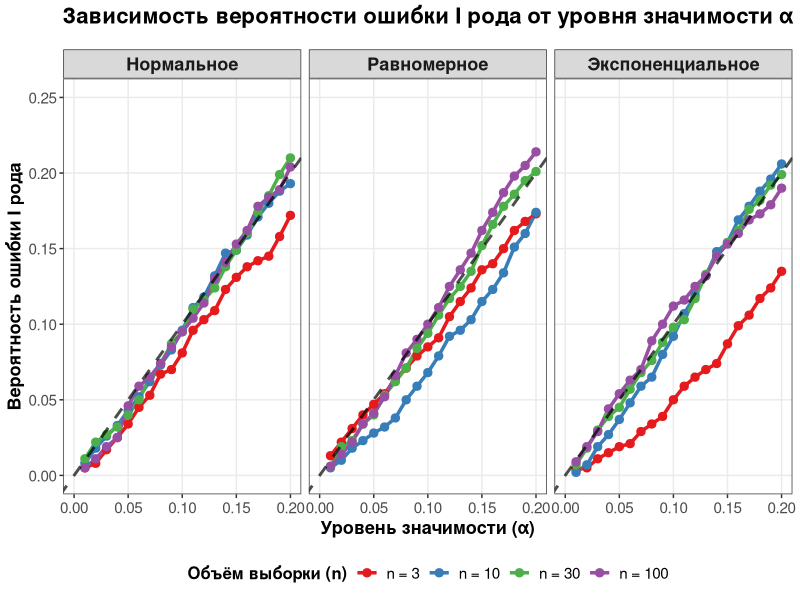
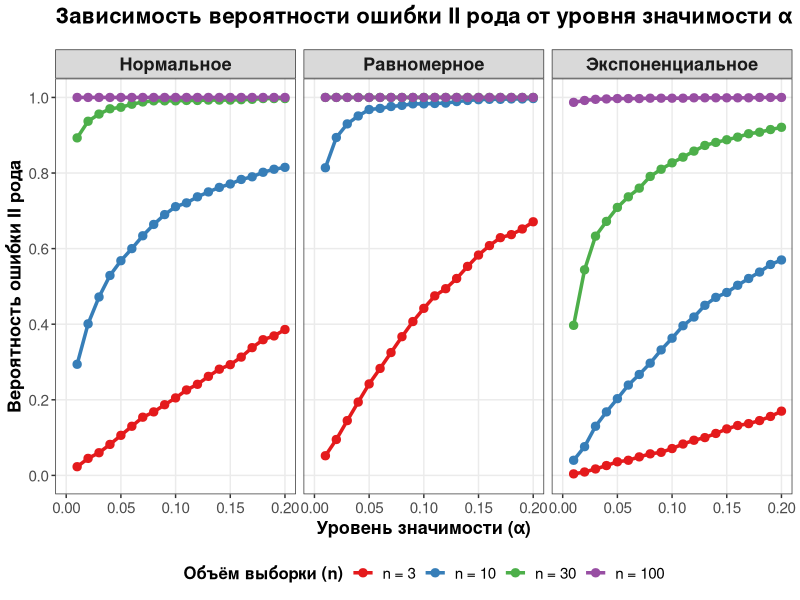
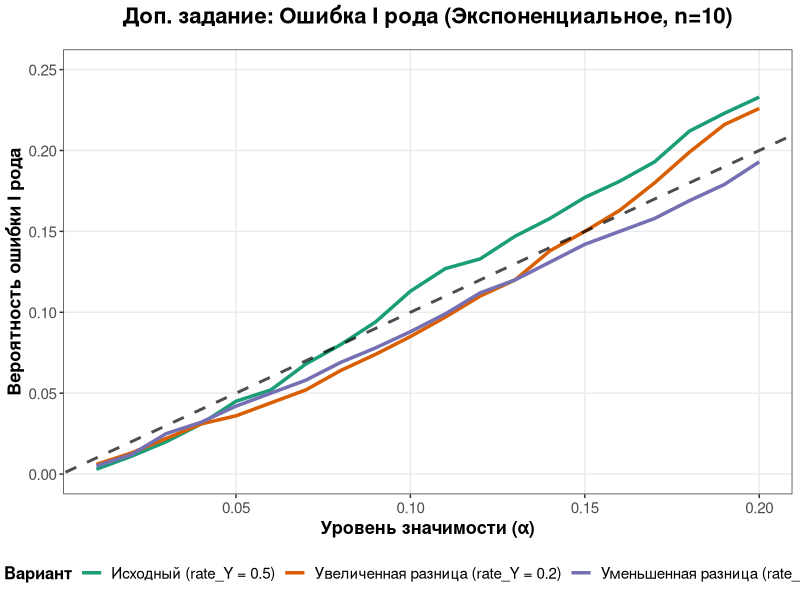
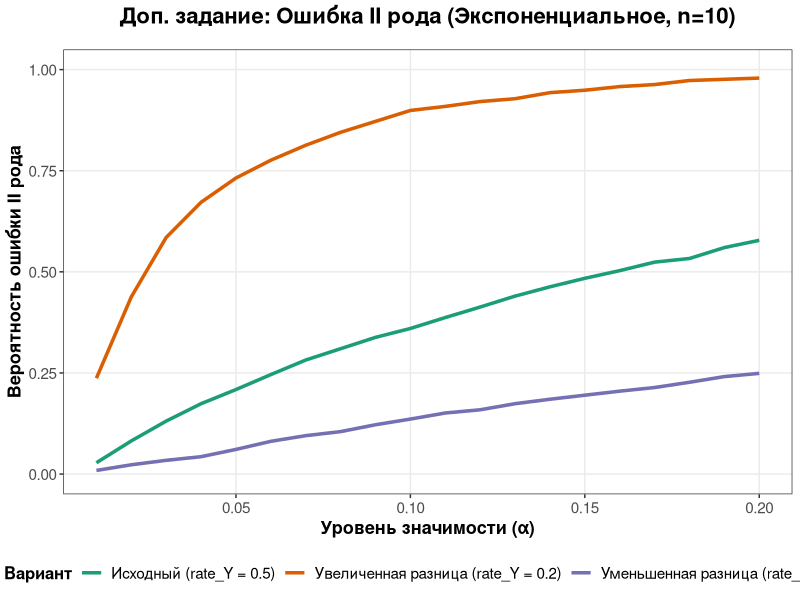

These charts were generated, in order, by the following R code:
## ---- chunk 1
library(tidyverse)

# Фиксация seed один раз перед всеми симуляциями
set.seed(42)

# Уровни значимости от 0.01 до 0.20 с шагом 0.01
alphas <- seq(0.01, 0.20, by = 0.01)

# Функция для генерации данных и возврата 1000 p-значений для одного сочетания условий
get_pvalues <- function(scenario, dist, n, reps = 1000) {
  replicate(reps, {
    if (dist == "normal") {
      if (scenario == "H0_true") {
        x <- rnorm(n, mean = 0, sd = 1)
        y <- rnorm(n, mean = 0, sd = 1)
      } else {
        x <- rnorm(n, mean = 0, sd = 1)
        y <- rnorm(n, mean = 1, sd = 1)
      }
    } else if (dist == "uniform") {
      if (scenario == "H0_true") {
        x <- runif(n, min = 0, max = 1)
        y <- runif(n, min = 0, max = 1)
      } else {
        x <- runif(n, min = 0, max = 1)
        y <- runif(n, min = 0.5, max = 1.5)
      }
    } else if (dist == "exponential") {
      if (scenario == "H0_true") {
        x <- rexp(n, rate = 1)
        y <- rexp(n, rate = 1)
      } else {
        x <- rexp(n, rate = 1)
        y <- rexp(n, rate = 0.5)
      }
    }
    # Двухвыборочный t-тест Велча (стандартный для t.test)
    t.test(x, y)$p.value
  })
}

# Сетка всех 24 условий (2 сценария × 3 распределения × 4 объёма выборки)
conditions <- expand_grid(
  scenario = c("H0_true", "H0_false"),
  dist = c("normal", "uniform", "exponential"),
  n = c(3, 10, 30, 100)
)

# Проведение симуляций (сохраняем вектор из 1000 p-значений для каждого условия)
sim_results <- conditions %>%
  rowwise() %>%
  mutate(p_values = list(get_pvalues(scenario, dist, n, reps = 1000))) %>%
  ungroup()

# Расчёт вероятности ошибки для каждого alpha из одних и тех же p-значений
sim_data <- sim_results %>%
  mutate(alpha_list = list(alphas)) %>%
  unnest(cols = c(alpha_list)) %>%
  rename(alpha = alpha_list) %>%
  rowwise() %>%
  mutate(
    error_rate = mean(p_values < alpha)
  ) %>%
  ungroup() %>%
  mutate(
    scenario_label = if_else(scenario == "H0_true", "Ошибка I рода", "Ошибка II рода"),
    dist_label = case_when(
      dist == "normal" ~ "Нормальное",
      dist == "uniform" ~ "Равномерное",
      dist == "exponential" ~ "Экспоненциальное"
    ),
    n_label = factor(n, levels = c(3, 10, 30, 100), labels = c("n = 3", "n = 10", "n = 30", "n = 100"))
  )
## ---- chunk 2
# Единый стиль для всех графиков (не по умолчанию)
custom_theme <- theme_bw() +
  theme(
    plot.title = element_text(hjust = 0.5, size = 16, face = "bold", margin = margin(b = 15)),
    axis.title = element_text(size = 13, face = "bold"),
    axis.text = element_text(size = 11),
    legend.position = "bottom",
    legend.title = element_text(size = 12, face = "bold"),
    legend.text = element_text(size = 11),
    panel.grid.minor = element_blank(),
    strip.text = element_text(size = 13, face = "bold")
  )

# График 1: Ошибка I рода
plot_type1 <- sim_data %>%
  filter(scenario == "H0_true") %>%
  ggplot(aes(x = alpha, y = error_rate, color = n_label, group = n_label)) +
  geom_line(size = 1.2) +
  geom_point(size = 2.5) +
  geom_abline(intercept = 0, slope = 1, linetype = "dashed", color = "black", linewidth = 1, alpha = 0.7) +
  facet_wrap(~ dist_label, ncol = 3) +
  scale_color_brewer(palette = "Set1", name = "Объём выборки (n)") +
  labs(
    title = "Зависимость вероятности ошибки I рода от уровня значимости α",
    x = "Уровень значимости (α)",
    y = "Вероятность ошибки I рода"
  ) +
  custom_theme +
  scale_x_continuous(breaks = seq(0, 0.20, 0.05), limits = c(0, 0.20)) +
  scale_y_continuous(breaks = seq(0, 0.25, 0.05), limits = c(0, 0.25))

# График 2: Ошибка II рода
plot_type2 <- sim_data %>%
  filter(scenario == "H0_false") %>%
  ggplot(aes(x = alpha, y = error_rate, color = n_label, group = n_label)) +
  geom_line(size = 1.2) +
  geom_point(size = 2.5) +
  facet_wrap(~ dist_label, ncol = 3) +
  scale_color_brewer(palette = "Set1", name = "Объём выборки (n)") +
  labs(
    title = "Зависимость вероятности ошибки II рода от уровня значимости α",
    x = "Уровень значимости (α)",
    y = "Вероятность ошибки II рода"
  ) +
  custom_theme +
  scale_x_continuous(breaks = seq(0, 0.20, 0.05), limits = c(0, 0.20)) +
  scale_y_continuous(breaks = seq(0, 1.0, 0.2), limits = c(0, 1.0))

# Вывод графиков
plot_type1
plot_type2
## ---- chunk 3
get_pvalues_add <- function(variant, scenario, n = 10, reps = 1000) {
  replicate(reps, {
    if (scenario == "H0_true") {
      x <- rexp(n, rate = 1)
      y <- rexp(n, rate = 1)
    } else {
      if (variant == "base") {
        x <- rexp(n, rate = 1)
        y <- rexp(n, rate = 0.5)
      } else if (variant == "large_diff") {
        x <- rexp(n, rate = 1)
        y <- rexp(n, rate = 0.2)
      } else if (variant == "small_diff") {
        x <- rexp(n, rate = 1)
        y <- rexp(n, rate = 0.8)
      }
    }
    t.test(x, y)$p.value
  })
}

add_conditions <- expand_grid(
  variant = c("base", "large_diff", "small_diff"),
  scenario = c("H0_true", "H0_false")
)

add_results <- add_conditions %>%
  rowwise() %>%
  mutate(p_values = list(get_pvalues_add(variant, scenario, n = 10, reps = 1000))) %>%
  ungroup() %>%
  mutate(alpha_list = list(alphas)) %>%
  unnest(cols = c(alpha_list)) %>%
  rename(alpha = alpha_list) %>%
  rowwise() %>%
  mutate(
    error_rate = mean(p_values < alpha),
    scenario_label = if_else(scenario == "H0_true", "Ошибка I рода", "Ошибка II рода"),
    variant_label = case_when(
      variant == "base" ~ "Исходный (rate_Y = 0.5)",
      variant == "large_diff" ~ "Увеличенная разница (rate_Y = 0.2)",
      variant == "small_diff" ~ "Уменьшенная разница (rate_Y = 0.8)"
    )
  ) %>%
  ungroup() %>%
  mutate(variant_label = factor(variant_label, levels = c("Исходный (rate_Y = 0.5)", "Увеличенная разница (rate_Y = 0.2)", "Уменьшенная разница (rate_Y = 0.8)")))

# График доп. задания: Ошибка I рода
plot_add1 <- add_results %>%
  filter(scenario == "H0_true") %>%
  ggplot(aes(x = alpha, y = error_rate, color = variant_label, group = variant_label)) +
  geom_line(size = 1.2) +
  geom_abline(intercept = 0, slope = 1, linetype = "dashed", color = "black", linewidth = 1, alpha = 0.7) +
  labs(
    title = "Доп. задание: Ошибка I рода (Экспоненциальное, n=10)",
    x = "Уровень значимости (α)",
    y = "Вероятность ошибки I рода",
    color = "Вариант"
  ) +
  custom_theme +
  scale_color_brewer(palette = "Dark2") +
  scale_y_continuous(limits = c(0, 0.25))

# График доп. задания: Ошибка II рода
plot_add2 <- add_results %>%
  filter(scenario == "H0_false") %>%
  ggplot(aes(x = alpha, y = error_rate, color = variant_label, group = variant_label)) +
  geom_line(size = 1.2) +
  labs(
    title = "Доп. задание: Ошибка II рода (Экспоненциальное, n=10)",
    x = "Уровень значимости (α)",
    y = "Вероятность ошибки II рода",
    color = "Вариант"
  ) +
  custom_theme +
  scale_color_brewer(palette = "Dark2") +
  scale_y_continuous(limits = c(0, 1.0))

plot_add1
plot_add2
